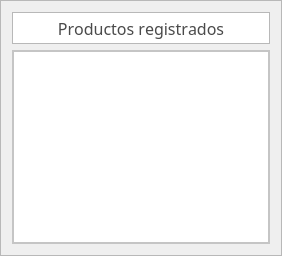
                  <widget class="QFrame" name="frame_13">
                   <property name="frameShape">
                    <enum>QFrame::StyledPanel</enum>
                   </property>
                   <property name="frameShadow">
                    <enum>QFrame::Raised</enum>
                   </property>
                   <layout class="QVBoxLayout" name="verticalLayout_12">
                    <item>
                     <widget class="QFrame" name="frame_18">
                      <property name="maximumSize">
                       <size>
                        <width>16777215</width>
                        <height>50</height>
                       </size>
                      </property>
                      <property name="frameShape">
                       <enum>QFrame::StyledPanel</enum>
                      </property>
                      <property name="frameShadow">
                       <enum>QFrame::Raised</enum>
                      </property>
                      <layout class="QHBoxLayout" name="horizontalLayout_11">
                       <property name="spacing">
                        <number>0</number>
                       </property>
                       <property name="leftMargin">
                        <number>0</number>
                       </property>
                       <property name="topMargin">
                        <number>0</number>
                       </property>
                       <property name="rightMargin">
                        <number>0</number>
                       </property>
                       <property name="bottomMargin">
                        <number>0</number>
                       </property>
                       <item>
                        <widget class="QLabel" name="label_18">
                         <property name="minimumSize">
                          <size>
                           <width>0</width>
                           <height>30</height>
                          </size>
                         </property>
                         <property name="font">
                          <font>
                           <family>candara</family>
                           <pointsize>12</pointsize>
                           <weight>50</weight>
                           <bold>false</bold>
                           <kerning>false</kerning>
                          </font>
                         </property>
                         <property name="styleSheet">
                          <string notr="true">color:#4A4A4A;
background-color:white;
</string>
                         </property>
                         <property name="text">
                          <string>Productos registrados</string>
                         </property>
                         <property name="alignment">
                          <set>Qt::AlignCenter</set>
                         </property>
                        </widget>
                       </item>
                      </layout>
                     </widget>
                    </item>
                    <item>
                     <widget class="QFrame" name="frame_19">
                      <property name="styleSheet">
                       <string notr="true">background-color:white;</string>
                      </property>
                      <property name="frameShape">
                       <enum>QFrame::StyledPanel</enum>
                      </property>
                      <property name="frameShadow">
                       <enum>QFrame::Raised</enum>
                      </property>
                      <layout class="QHBoxLayout" name="horizontalLayout_16">
                       <property name="spacing">
                        <number>0</number>
                       </property>
                       <property name="leftMargin">
                        <number>0</number>
                       </property>
                       <property name="topMargin">
                        <number>0</number>
                       </property>
                       <property name="rightMargin">
                        <number>0</number>
                       </property>
                       <property name="bottomMargin">
                        <number>0</number>
                       </property>
                       <item>
                        <widget class="QTableView" name="productRecordsTable">
                         <property name="styleSheet">
                          <string notr="true"/>
                         </property>
                        </widget>
                       </item>
                      </layout>
                     </widget>
                    </item>
                   </layout>
                  </widget>
